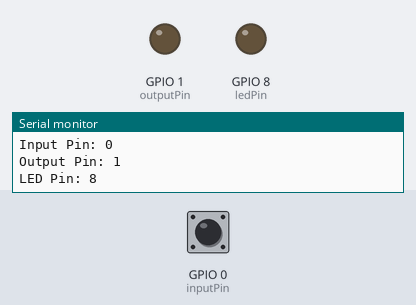
Recording of a sketch running on a simulated ESP32-C3. Shown: output pins drawn as LEDs (lit = HIGH), the last lines printed to the serial monitor. Dashed ring = blinking. Inputs (shaded band) come from the test bench; at power-on: GPIO 0 (inputPin) HIGH.

Above: at 5.4 s.
5.5 s: GPIO 0 (inputPin) pulled LOW for 0.15 s
At 6.05 s:
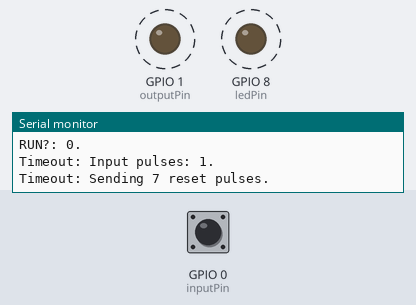
8.5 s: GPIO 0 (inputPin) pulled LOW for 3.2 s
At 8.95 s:
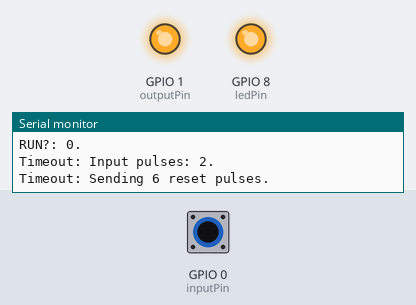
Timing chart, 0 to 14.3 s (numbered marks = the images above; inputs shaded):
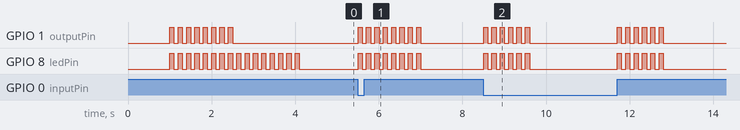

Measured:
- after the input at 5.5 s, GPIO 1 (outputPin), GPIO 8 (ledPin): alternates HIGH for 0.10 s and LOW for 0.10 s, 16 changes in all, then stays LOW, starting at once
- after the input at 8.5 s, GPIO 1 (outputPin), GPIO 8 (ledPin): goes 5 × (HIGH 0.10 s, LOW 0.10 s), HIGH 0.10 s, LOW 2.1 s, 5 × (HIGH 0.10 s, LOW 0.10 s), HIGH 0.10 s, then LOW, starting at once

The sketch:

dfr.ino
```cpp
/*
╔═════════════════════════════════════════════════════════════════════════════╗
║ DFR - DFAM resetter                                                         ║
╠═════════════════════════════════════════════════════════════════════════════╣
║ Simple GPIO based pulse counter and generator for DFAM                      ║
║                                                                             ║
║ 1. Auto-init                                                                ║
║       * Poweron sends pulses to ADV/CLK to set DFAM to start position       ║
║       * Delays startup to ignore spikes from DFAM power-on                  ║
║       * Blinks internal LED the number of steps to run                      ║
║ 2. Auto-reset                                                               ║
║       * Counts TRIGGER pulses and waits for a timeout to stop               ║
║       * Wait for pulses to stop with a given timeout                        ║
║       * Generates a calculated number of reset pulses to move to step 8     ║
║ 3. Step limiter/shifter                                                     ║
║       * Limits the number of steps to less than 8 via button press          ║
║       * Shift starting step on button press                                 ║
║       * Sends extra pulses at cycle end to reach last step                  ║
╚═════════════════════════════════════════════════════════════════════════════╝
*/

/// FUTURE enhancements
/// * Manual reset button (also toggles auto-reset when not running)
/// * get run signal to handle sequencer pause (clock still running)

// pin config (safe pins)
// https://www.espboards.dev/esp32/esp32-c3-super-mini
const int inputPin = 0;   // the gate/trig input pin
const int outputPin = 1;  // adv/clk output pin
const int minusPin = 3;   // button to reduce steps
const int shiftPin = 10;  // button to shift start position
const int ledPin = 8;

// output gate time in milliseconds
int gate = 100;

// default steps
const int STEPCOUNT = 8;
const int STEPSTART = 0;
int steps = STEPCOUNT;
int start = STEPSTART;

// time to call auto-reset
int autoResetTime = 1000;

// startup delay (ignore voltage signals on DFAM power-on)
int startupDelay = 1000;

// debounce buttonPresses
int debounce = 100;

// pulse count/detection variables
volatile int pulseCount = 0;
volatile int signalChange = LOW;  // last signal change


// time in ms of last received pulse
unsigned long lastPulseTime = 0;
bool pulseDetected = false;

// button actions
bool minusStep = false;  // reduces by one Step
bool shiftStep = false;  // shifts start to the right

/******************
 * BUTTON ACTIONS *
 ******************/

// pulse counter
void IRAM_ATTR onPulse() {
  signalChange = digitalRead(inputPin);
  pulseCount += 1;
  pulseDetected = true;
}

void IRAM_ATTR buttonMinus() {
  minusStep = true;
  delay(debounce);
}

void IRAM_ATTR buttonShift() {
  // TODO check if can be shifted
  if (start + steps < STEPCOUNT) {
    shiftStep = true;
  }
  delay(debounce);
}

/***************
 * ARITHMETRIC *
 ***************/

// decrease steps by 1 and wrap back around to 8
void IRAM_ATTR changeSteps() {
  steps--;
  if (steps == STEPSTART) {
    steps = 8;
  }
}

// changes start value (wraps around to 0)
void IRAM_ATTR changeStart() {
  if (++start == STEPCOUNT - 1) {
    start = STEPSTART;
  }
}

// is running
bool IRAM_ATTR isRunning() {
  unsigned long now = millis();
  bool running = now - lastPulseTime < autoResetTime;
  Serial.printf("LAST: %d.\n", lastPulseTime);
  Serial.printf("THIS: %d.\n", now);
  Serial.printf("RUN?: %d.\n", running);
  return running;
}

// send pulses
void IRAM_ATTR sendPulses(int times) {
  for (int i = 0; i < times; i++) {
    digitalWrite(outputPin, HIGH);
    digitalWrite(ledPin, HIGH);
    delay(gate);
    digitalWrite(outputPin, LOW);
    digitalWrite(ledPin, LOW);
    delay(gate);
  }
}

// blink the internal LED
void IRAM_ATTR blink(int times) {
  for (int i = 0; i < times; i++) {
    digitalWrite(ledPin, HIGH);
    delay(gate);
    digitalWrite(ledPin, LOW);
    delay(gate);
  }
}

// setup function
// initializes serial, pins and interrupts
// sends initial pulses to set DFAM to start position
// blinks the internal LED the number of steps
void setup() {
  // init serial
  Serial.begin(115200);

  // setup pins and wait for startup
  pinMode(inputPin, INPUT_PULLUP);  // Use pull-up if switch is grounding
  // pinMode(inputPin, INPUT);
  pinMode(outputPin, OUTPUT);
  pinMode(ledPin, OUTPUT);
  delay(startupDelay);

  // print pin configuration
  Serial.printf("Input Pin: %d\n", inputPin);
  Serial.printf("Output Pin: %d\n", outputPin);
  Serial.printf("LED Pin: %d\n", ledPin);

  // set to last steps on startup
  sendPulses(steps);
  blink(steps);

  // attach pulse counter callback (adjust to signal edge
  // -> Adjust for your signal edge
  attachInterrupt(digitalPinToInterrupt(inputPin), onPulse, CHANGE);
  // attachInterrupt(digitalPinToInterrupt(shiftPin), buttonShift, FALLING);
  // attachInterrupt(digitalPinToInterrupt(minusPin), buttonMinus, FALLING);
}

void loop() {
  // Only check timing if a pulse has been detected
  if (pulseDetected) {
    pulseDetected = false;  // reset pulse detection flag

    Serial.printf("Interrupt! Signal is now: %s", signalChange == HIGH ? "HIGH" : "LOW");

    // reset logic if pulses were stopped for a while
    if (!isRunning()) {
      // reset if stopped for more than auto-reset time
      int currentStep = pulseCount % STEPCOUNT;
      int resetPulses = STEPCOUNT - currentStep + start;
      Serial.printf("Timeout: Input pulses: %d.\n", pulseCount);
      Serial.printf("Timeout: Sending %d reset pulses.\n", resetPulses);
      sendPulses(resetPulses);
      pulseCount = 1;
    } else {
      sendPulses(1);
      Serial.printf("Pulse count: %d.\n", pulseCount);
    }
    lastPulseTime = millis();
  }
  // buttons
  if (minusStep) {
    changeSteps();
    Serial.printf("Button pressed. Steps: %d\n", steps);
    minusStep = false;
  }
  if (shiftStep) {
    changeStart();
    Serial.printf("Button pressed. Start: %d\n", start);
    shiftStep = false;
  }
}
```
